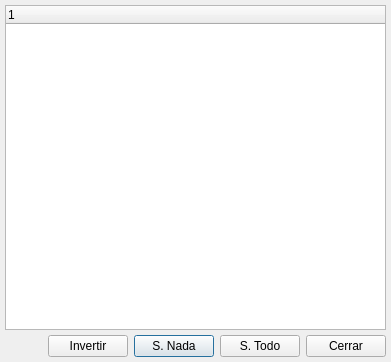
<ui version="4.0" >
 <class>SelectCanalBase</class>
 <widget class="QDialog" name="SelectCanalBase" >
  <property name="geometry" >
   <rect>
    <x>0</x>
    <y>0</y>
    <width>391</width>
    <height>362</height>
   </rect>
  </property>
  <property name="windowTitle" >
   <string>Selector de Canales</string>
  </property>
  <property name="windowIcon" >
   <iconset resource="../../bulmages.qrc" >:/BulmaCont32x32/images/png/i_canales.xpm</iconset>
  </property>
  <layout class="QGridLayout" >
   <property name="margin" >
    <number>5</number>
   </property>
   <property name="spacing" >
    <number>5</number>
   </property>
   <item row="1" column="0" >
    <layout class="QGridLayout" >
     <property name="margin" >
      <number>0</number>
     </property>
     <property name="spacing" >
      <number>6</number>
     </property>
     <item row="0" column="2" >
      <widget class="QPushButton" name="mui_nada" >
       <property name="text" >
        <string>S. Nada</string>
       </property>
      </widget>
     </item>
     <item row="0" column="1" >
      <widget class="QPushButton" name="mui_invertir" >
       <property name="text" >
        <string>Invertir</string>
       </property>
      </widget>
     </item>
     <item row="0" column="3" >
      <widget class="QPushButton" name="mui_todo" >
       <property name="text" >
        <string>S. Todo</string>
       </property>
      </widget>
     </item>
     <item row="0" column="4" >
      <widget class="QPushButton" name="mui_cerrar" >
       <property name="text" >
        <string>Cerrar</string>
       </property>
      </widget>
     </item>
     <item row="0" column="0" >
      <spacer>
       <property name="orientation" >
        <enum>Qt::Horizontal</enum>
       </property>
       <property name="sizeType" >
        <enum>QSizePolicy::Expanding</enum>
       </property>
       <property name="sizeHint" >
        <size>
         <width>68</width>
         <height>21</height>
        </size>
       </property>
      </spacer>
     </item>
    </layout>
   </item>
   <item row="0" column="0" >
    <widget class="QTreeWidget" name="m_listCanales" />
   </item>
  </layout>
 </widget>
 <layoutdefault spacing="6" margin="11" />
 <resources>
  <include location="../../bulmages.qrc" />
 </resources>
 <connections>
  <connection>
   <sender>mui_cerrar</sender>
   <signal>clicked()</signal>
   <receiver>SelectCanalBase</receiver>
   <slot>close()</slot>
   <hints>
    <hint type="sourcelabel" >
     <x>349</x>
     <y>332</y>
    </hint>
    <hint type="destinationlabel" >
     <x>379</x>
     <y>356</y>
    </hint>
   </hints>
  </connection>
 </connections>
</ui>
